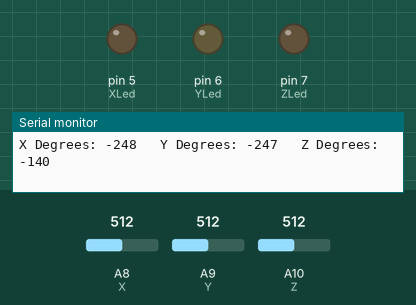
Bench run of a sketch on a simulated Arduino Mega 2560, built with avr-gcc and run on an emulated ATmega2560. On the bench: output pins drawn as LEDs (lit = HIGH), the last lines printed to the serial monitor. Inputs (shaded band) come from the test bench; at power-on: A9 (Y) = 512, A8 (X) = 512, A10 (Z) = 512.

Above: at 1.2 s.
1.3 s: A9 (Y) set to 306
At 2.3 s:
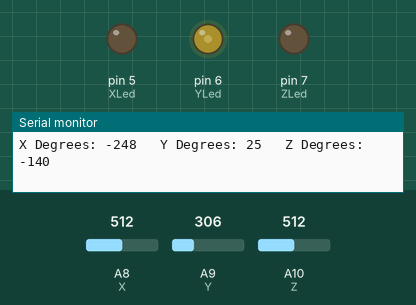
2.8 s: A9 (Y) set to 247
At 3.3 s:
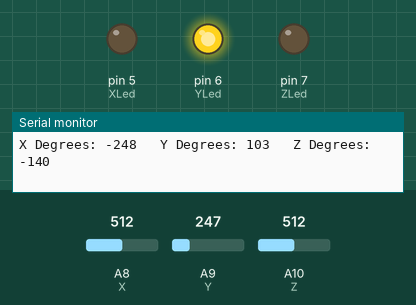
4.3 s: A9 (Y) set to 274
At 4.7 s:
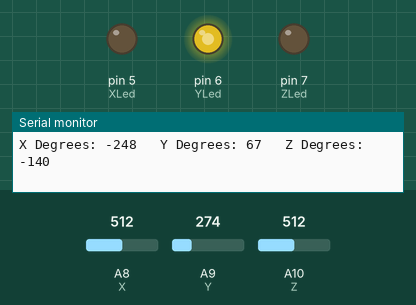
5.8 s: A8 (X) set to 415
8.8 s: A8 (X) set to 385
11.8 s: A10 (Z) set to 488
14.8 s: A10 (Z) set to 464
Timing chart, 0 to 17.8 s (numbered marks = the images above; inputs shaded):
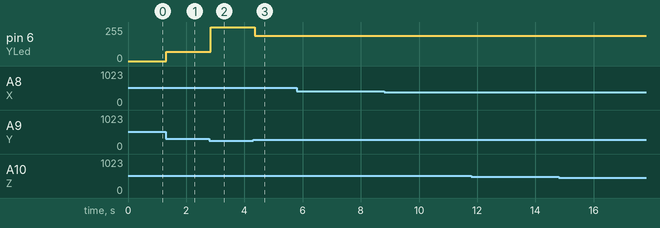

Measured:
- after the input at 1.3 s, pin 6 (YLed): 0/255 → 71/255 at once
- after the input at 2.8 s, pin 6 (YLed): 71/255 → 255/255 at once
- after the input at 4.3 s, pin 6 (YLed): 255/255 → 190/255 after 0.05 s

The sketch:

accelerometer.ino
```cpp
const int Z = A10;
const int Y = A9;
const int X = A8;

const int ZLed = 7;
const int YLed = 6;
const int XLed = 5;

float xZero = 330.0;
float yZero = 325.0;
float zZero = 408.0;
float xMax = 264;
float yMax = 257;
float zMax = 275;

float xDeg;
float yDef;
float zDeg;


void setup() {
  // put your setup code here, to run once:
  //pinMode(Z,INPUT);
  //pinMode(Y,INPUT);
  //pinMode(X,INPUT);
  pinMode(ZLed, OUTPUT);
  pinMode(YLed, OUTPUT);
  pinMode(XLed, OUTPUT);
  Serial.begin(9600);

}

void loop() {
  // put your main code here, to run repeatedly:
  int xVal = analogRead(X);
  int yVal = analogRead(Y);
  int zVal = analogRead(Z);
  int ymap = map(yVal,yZero,yMax,0,90);
  ymap = map(ymap,0,90,0,256);
  if (ymap < 10){
    ymap = 0;
  }
  /*
  Serial.print("X Degrees: ");
  Serial.print(xVal);
  Serial.print("\t Y Degrees: ");
  Serial.print(yVal);
  Serial.print("\t Z Degrees: ");
  Serial.print(zVal);
  Serial.println("");
  */

  analogWrite(YLed,ymap);
  Serial.print("X Degrees: ");
  Serial.print(map(xVal,xZero,xMax,0,90));
  Serial.print("\t Y Degrees: ");
  Serial.print(map(yVal,yZero,yMax,0,90));
  Serial.print("\t Z Degrees: ");
  Serial.print(map(zVal,zZero,zMax,0,180));
  Serial.println("");
  delay(2);


}
```
